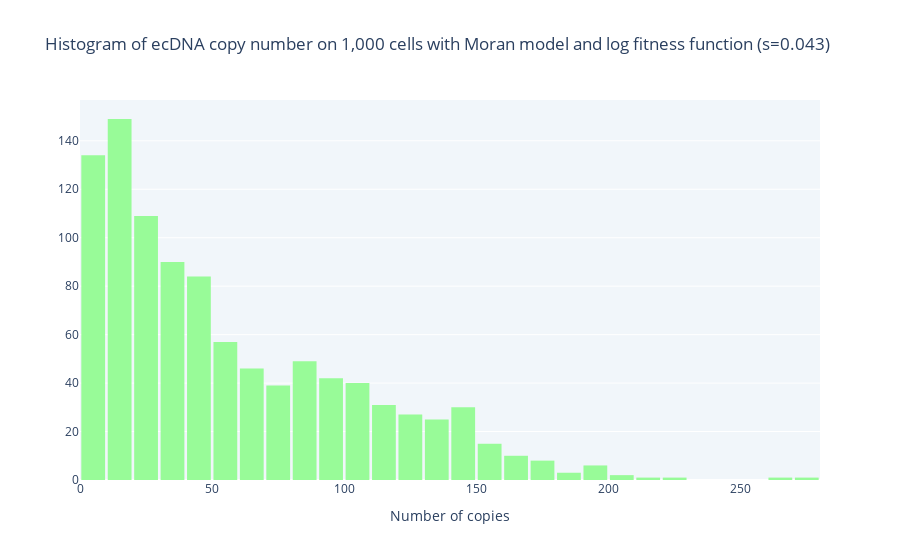

The notebook cell saved with this chart:
### Code cell
population.plot_histogram(bin_size=10, plot_color='palegreen')
checkpoint = population.cell_counts[-1].copy()

### Figure 1 — Plotly figure (JSON) as saved in the notebook; plotly's stock layout.template omitted (floating-point values rounded to 4 significant figures; data arrays with more than 128 entries replaced by an {"elided": "..."} marker saying what was removed)
{"data": [{"marker": {"color": "palegreen"}, "type": "histogram", "x": {"elided": "1000 int values"}, "xbins": {"size": 10, "start": 0}}], "layout": {"bargap": 0.1, "plot_bgcolor": "#F1F6FA", "title": {"text": "Histogram of ecDNA copy number on 1,000 cells with Moran model and log fitness function (s=0.043)"}, "xaxis": {"title": {"text": "Number of copies"}}}}
